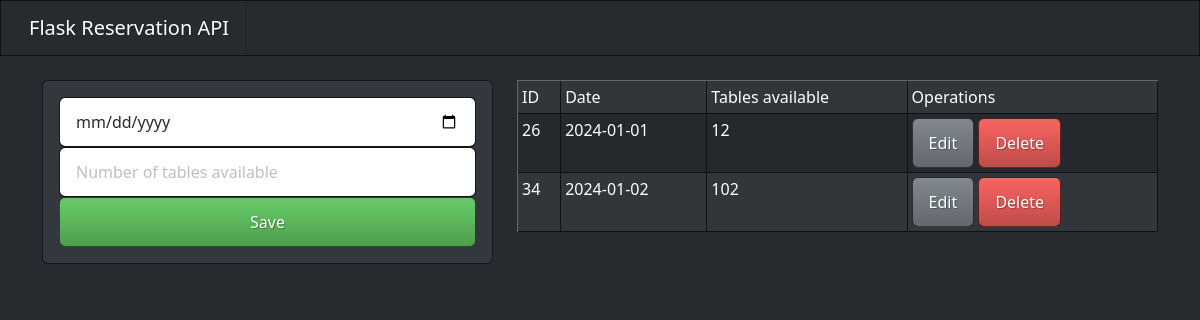
Before: / with the older database file.
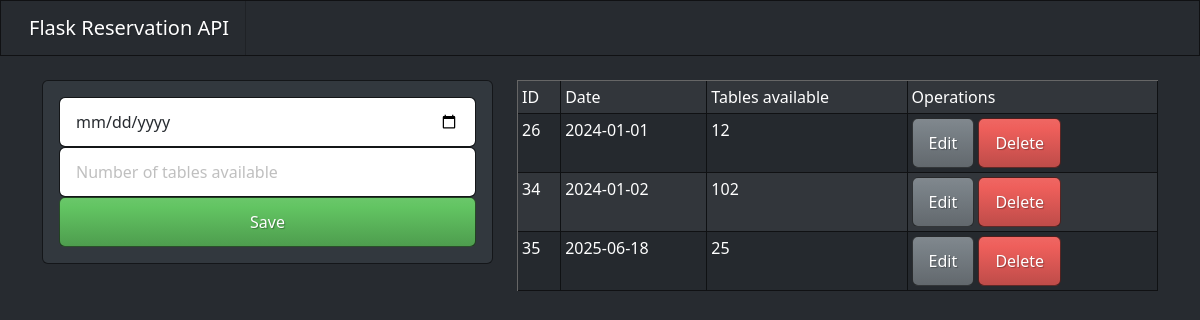
After: the same page with the newer database file.
### tables this page shows
CREATE TABLE dateToReserve
                (
                ID INTEGER PRIMARY KEY AUTOINCREMENT,
                  date DATE,
                  tableAvailable INTEGER
                );

### app/routes/routes.py (the view)
@global_scope.route("/", methods=['GET'])
def home():
    session['key'] = 'value'
    data = controllerDB.readRow()
    return render_template("home.html",dates = data)

### app/controller/controllerDB.py (called while the page is built)
def readRow():
    db_path = os.path.join("app", "database", "Restaurant.db")
    conn = sql.connect(db_path)
    cursor = conn.cursor()
    instruccion = f"SELECT * FROM dateToReserve "
    cursor.execute(instruccion)
    datos = cursor.fetchall()
    conn.commit()
    conn.close()
    return datos

### app/views/templates/home.html (shortened to what this page needs)
{% extends 'layout.html'%}
{% block body %}
<div class="row">
    <div class="col-md-5">
        <div class="card card-body">
            <form action="/reserve" method="POST">
                <div class="form-group">
                    <input type="date" name="date" class = "form-control">
                </div>
                <div class="form-group">
                    <input type="text" name="table available" placeholder="Number of tables available" class = "form-control">
                </div>
                <div class="form-group">
                    <button type="submit" class = "btn btn-success w-100">
                        Save
                    </button>
                </div>
            </form>
        </div>
    </div>
    <div class="col-md-7">
        <table class="table table-striped table-bordered bg-white table-sm">
            <thead>
                <tr>
                    <td>ID</td>
                    <td>Date</td>
                    <td>Tables available</td>
                    <td>Operations</td>
                </tr>
            </thead>
            <tbody>
                {% for date in dates %}
                <tr>
                    <td>{{ date.0 }}</td>
                    <td>{{ date.1 }}</td>
                    <td>{{ date.2 }}</td>
                    <td>
                        <a href="/edit/{{ date.1 }}" class = "btn btn-secondary">Edit</a>
                        <a href="/delete/{{ date.1 }}" method="DELETE" class = "btn btn-danger btn-delete">Delete</a>
                    </td>
                </tr>
                {% endfor %}
            </tbody>
        </table>
    </div>
</div>
{% endblock %}

### app/views/templates/layout.html (shortened to what this page needs)
<!DOCTYPE html>
<html lang="en">
<head>
    <link rel="stylesheet" href="../static/css/bootstrap.css">
</head>
<body>
    <nav class="navbar navbar-expand-lg navbar-dark bg-dark">
        <div class="container-fluid">
          <a class="navbar-brand" href="/">Flask Reservation API</a>
        </div>
      </nav>
    <div class="container pt-4">
        {% block body %}
        {% endblock %}
    </div>
</body>
</html>

Changed rows visible on the page:
added dateToReserve: ID "35", date "2025-06-18", tableAvailable "25"
